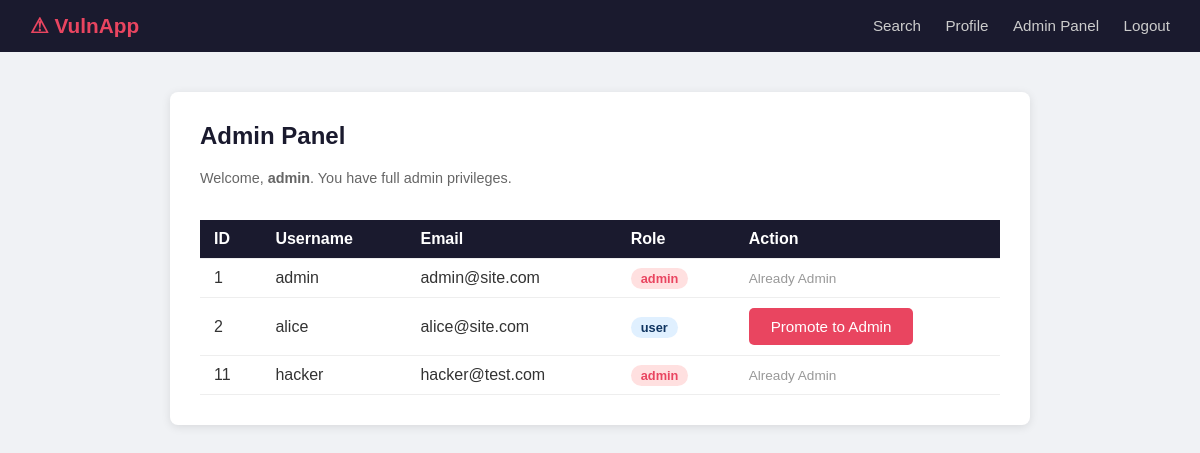
The page /admin (signed in) on the database its author committed.
### tables this page shows
CREATE TABLE users (
            id INTEGER PRIMARY KEY AUTOINCREMENT,
            username TEXT NOT NULL UNIQUE,
            email TEXT NOT NULL UNIQUE,
            password TEXT NOT NULL,
            role TEXT NOT NULL DEFAULT 'user'
        );

### app.py (the view)
@app.route('/admin')
def admin():
    if 'username' not in session or session['role'] != 'admin':
        return redirect(url_for('login'))
    conn = get_db()
    users = conn.execute("SELECT id, username, email, role FROM users").fetchall()
    conn.close()
    return render_template('admin.html',
                           username=session['username'],
                           users=users)

### app.py (called while the page is built)
def get_db():
    conn = sqlite3.connect(DB_PATH)
    conn.row_factory = sqlite3.Row
    return conn

### templates/admin.html (shortened to what this page needs)
{% extends "base.html" %}
{% block content %}
<h2>Admin Panel</h2>
<p>Welcome, <strong>{{ username }}</strong>. You have full admin privileges.</p>
<br>
<table>
    <tr>
        <th>ID</th>
        <th>Username</th>
        <th>Email</th>
        <th>Role</th>
        <th>Action</th>
    </tr>
    {% for user in users %}
    <tr>
        <td>{{ user['id'] }}</td>
        <td>{{ user['username'] }}</td>
        <td>{{ user['email'] }}</td>
        <td>
            <span class="badge {% if user['role'] == 'admin' %}badge-admin{% else %}badge-user{% endif %}">
                {{ user['role'] }}
            </span>
        </td>
        <td>
            {% if user['role'] != 'admin' %}
            <form method="POST" action="/promote" style="display:inline;">
                <button type="submit">Promote to Admin</button>
            </form>
            {% else %}
            <span style="color:#999; font-size:0.85rem;">Already Admin</span>
            {% endif %}
        </td>
    </tr>
    {% endfor %}
</table>
{% endblock %}

### templates/base.html (shortened to what this page needs)
<!DOCTYPE html>
<html lang="en">
<head>
</head>
<body>
{% if session.username %}
<nav>
    <span class="brand">⚠ VulnApp</span>
    <div>
        <a href="/search">Search</a>
        <a href="/profile">Profile</a>
        {% if session.role == 'admin' %}
        <a href="/admin">Admin Panel</a>
        {% endif %}
        <a href="/logout">Logout</a>
    </div>
</nav>
{% endif %}
<div class="container">
    {% block content %}{% endblock %}
</div>
</body>
</html>

### templates/base.html (style rules this page uses)
* { box-sizing: border-box; margin: 0; padding: 0; }
body { font-family: Arial, sans-serif; background: #f0f2f5; color: #333; }
nav { background: #1a1a2e; padding: 14px 30px; display: flex; justify-content: space-between; align-items: center; }
nav .brand { color: #e94560; font-size: 1.3rem; font-weight: bold; }
nav a { color: #ccc; text-decoration: none; margin-left: 20px; font-size: 0.95rem; }
.container { max-width: 860px; margin: 40px auto; background: white; padding: 30px; border-radius: 8px; box-shadow: 0 2px 10px rgba(0,0,0,0.1); }
h2 { margin-bottom: 20px; color: #1a1a2e; }
button, .btn { background: #e94560; color: white; border: none; padding: 10px 22px; border-radius: 5px; cursor: pointer; font-size: 0.95rem; text-decoration: none; display: inline-block; }
table { width: 100%; border-collapse: collapse; margin-top: 16px; }
th, td { text-align: left; padding: 10px 14px; border-bottom: 1px solid #eee; }
th { background: #1a1a2e; color: white; }
.badge { padding: 3px 10px; border-radius: 12px; font-size: 0.8rem; font-weight: bold; }
.badge-admin { background: #ffe0e0; color: #e94560; }
.badge-user { background: #e0f0ff; color: #0f3460; }
p { margin-top: 14px; font-size: 0.9rem; color: #666; }
a { color: #e94560; }

### rows shown on the page
users: id "1", username "admin", email "admin@site.com", role "admin", shows "Already Admin"
users: id "2", username "alice", email "alice@site.com", role "user"
users: id "11", username "hacker", email "hacker@test.com", role "admin", shows "Already Admin"

### other values the page prints
{{ username }} "admin"
